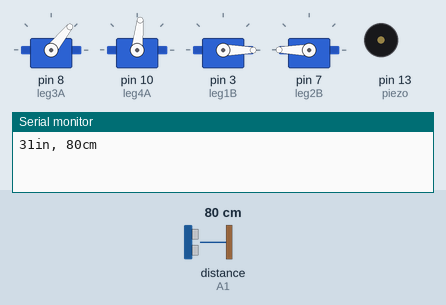
This sketch was run on a simulated Arduino Uno, built with avr-gcc and run on an emulated ATmega328P. Parts: 4 × servo, buzzer (waves = sounding, pin HIGH), the last lines printed to the serial monitor. Wiring (inferred from the names in the program): ultrasonic range finder: trigger A0; echo A1. Inputs (shaded band) come from the test bench; at power-on: distance to the obstacle (sensor on A1) 80 cm. The echo pulse lasts 58.3 µs per cm; pins used as bus, display or sensor lines are not drawn.

Above: at 4.25 s.
7.5 s: distance to the obstacle (sensor on A1) set to 2 cm
At 8.06 s:
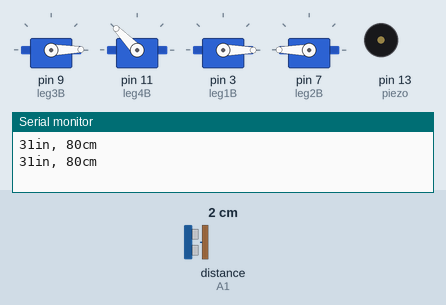
17.4 s: distance to the obstacle (sensor on A1) set to 4 cm
At 18.44 s:
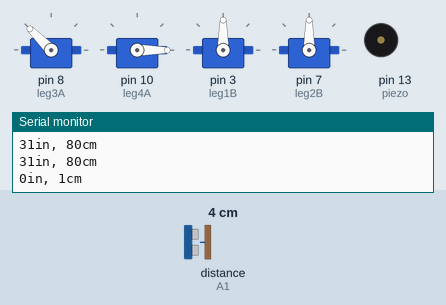
Timing chart, 0 to 29.0 s (numbered marks = the images above; inputs shaded):
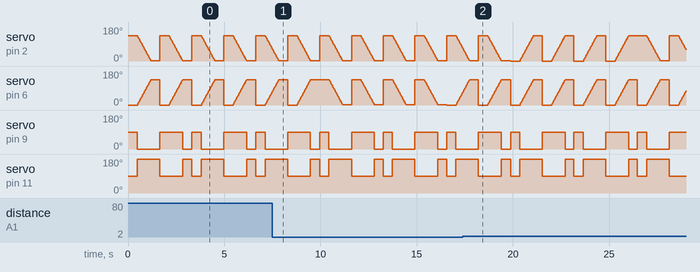

Measured:
- by itself, servo on pin 6 (leg2A): ramps from 0° to 134° and jumps back, once every 1.6 s
- by itself, servo on pin 9 (leg3B): repeats every 3.3 s: 0° 0.48 s, 90° 0.47 s, 0° 1.2 s, 90° 1.2 s
- by itself, servo on pin 11 (leg4B): repeats every 3.3 s: 180° 0.48 s, 90° 0.47 s, 180° 1.2 s, 90° 1.2 s

The sketch:

Hank.ino
```cpp
#include <Servo.h>

const int trigPin = A0;
const int echoPin = A1;
const int leg1A = 2;
const int leg1B = 3;
const int leg2A = 6;
const int leg2B = 7;
const int leg3A = 8;
const int leg3B = 9;
const int leg4A = 10;
const int leg4B = 11;

int piezo = 13;
Servo fan;
Servo a;
Servo b;
Servo c;
Servo d;
String choice = "right";

long duration, inches, cm;
void setup(){
  // initialize serial communication:
  Serial.begin(9600);
  pinMode(piezo, OUTPUT);
  fan.write(180);
}

void loop(){
  digitalWrite(piezo, LOW);
  forward();
  microDelay(10);
  scan();
  if(cm < 30){
    if(choice == "right"){
      left();
      left();
      choice = "left";
    } else{
      right();
      right();
      choice = "right";
    }
  }
}

void scan(){

  // establish variables for duration of the ping,
  // and the distance result in inches and centimeters:

  // The sensor is triggered by a HIGH pulse of 10 or more microseconds.
  // Give a short LOW pulse beforehand to ensure a clean HIGH pulse:
  pinMode(trigPin, OUTPUT);
  digitalWrite(trigPin, LOW);
  delayMicroseconds(2);
  digitalWrite(trigPin, HIGH);
  delayMicroseconds(10);
  digitalWrite(trigPin, LOW);

  // Read the signal from the sensor: a HIGH pulse whose
  // duration is the time (in microseconds) from the sending
  // of the ping to the reception of its echo off of an object.
  pinMode(echoPin, INPUT);
  duration = pulseIn(echoPin, HIGH);

  // convert the time into a distance
  inches = microsecondsToInches(duration);
  cm = microsecondsToCentimeters(duration);

  Serial.print(inches);
  Serial.print("in, ");
  Serial.print(cm);
  Serial.print("cm");
  Serial.println();
}

void forward(){
  int dl = 5;
  int mx = 180;
  a.attach(leg1A);
  b.attach(leg2A);
  c.attach(leg3B);
  d.attach(leg4B);
  for(int x = 0; x < 90; x ++){
    a.write(135);
    b.write(0);
    c.write(90);
    d.write(90);
    delay(dl);
  }
//  delay(1000);
  a.detach();
  b.detach();
  c.detach();
  d.detach();
  a.attach(leg3A);
  b.attach(leg4A);
  c.attach(leg1B);
  d.attach(leg2B);
  for(int x = 0; x < 135; x ++){
    a.write(135 - x);
    b.write(x);
    c.write(0);
    d.write(180);
    delay(dl);
  }
//  delay(500);
  a.detach();
  b.detach();
  a.attach(leg3B);
  b.attach(leg4B);
  for(int x = 0; x < 90; x ++){
    c.write(0);
    d.write(180);
    delay(dl);
  }
  a.detach();
  b.detach();
  c.detach();
  d.detach();
  a.attach(leg3A);
  b.attach(leg4A);
  c.attach(leg1B);
  d.attach(leg2B);
  for(int x = 0; x < 90; x ++){
    a.write(135);
    b.write(0);
    c.write(90);
    d.write(90);
    delay(dl);
  }
//  delay(1000);
  a.detach();
  b.detach();
  c.detach();
  d.detach();
  a.attach(leg1A);
  b.attach(leg2A);
  c.attach(leg3B);
  d.attach(leg4B);
  for(int x = 0; x < 135; x ++){
    a.write(135 - x);
    b.write(x);
    c.write(90);
    d.write(90);
    delay(dl);
  }
//  delay(500);
  c.detach();
  d.detach();
  c.attach(leg1B);
  d.attach(leg2B);
  for(int x = 0; x < 90; x ++){
    c.write(0);
    d.write(180);
    delay(dl);
  }
  a.detach();
  b.detach();
  c.detach();
  d.detach();
}

void right(){
  int dl = 5;
  int mx = 180;
  a.attach(leg1A);
  b.attach(leg2A);
  c.attach(leg3B);
  d.attach(leg4B);
  for(int x = 0; x < 90; x ++){
    a.write(0);
    b.write(0);
    c.write(90);
    d.write(90);
    delay(dl);
  }
//  delay(1000);
  a.detach();
  b.detach();
  c.detach();
  d.detach();
  a.attach(leg3A);
  b.attach(leg4A);
  c.attach(leg1B);
  d.attach(leg2B);
  for(int x = 0; x < 135; x ++){
    a.write(x);
    b.write(x);
    c.write(0);
    d.write(180);
    delay(dl);
  }
//  delay(500);
  a.detach();
  b.detach();
  a.attach(leg3B);
  b.attach(leg4B);
  for(int x = 0; x < 90; x ++){
    c.write(0);
    d.write(180);
    delay(dl);
  }
  a.detach();
  b.detach();
  c.detach();
  d.detach();
  a.attach(leg3A);
  b.attach(leg4A);
  c.attach(leg1B);
  d.attach(leg2B);
  for(int x = 0; x < 90; x ++){
    a.write(0);
    b.write(0);
    c.write(90);
    d.write(90);
    delay(dl);
  }
//  delay(1000);
  a.detach();
  b.detach();
  c.detach();
  d.detach();
  a.attach(leg1A);
  b.attach(leg2A);
  c.attach(leg3B);
  d.attach(leg4B);
  for(int x = 0; x < 135; x ++){
    a.write(x);
    b.write(x);
    c.write(90);
    d.write(90);
    delay(dl);
  }
//  delay(500);
  c.detach();
  d.detach();
  c.attach(leg1B);
  d.attach(leg2B);
  for(int x = 0; x < 90; x ++){
    c.write(0);
    d.write(180);
    delay(dl);
  }
  a.detach();
  b.detach();
  c.detach();
  d.detach();
}

void left(){
  int dl = 5;
  int mx = 180;
  a.attach(leg1A);
  b.attach(leg2A);
  c.attach(leg3B);
  d.attach(leg4B);
  for(int x = 0; x < 90; x ++){
    a.write(135);
    b.write(135);
    c.write(90);
    d.write(90);
    delay(dl);
  }
//  delay(1000);
  a.detach();
  b.detach();
  c.detach();
  d.detach();
  a.attach(leg3A);
  b.attach(leg4A);
  c.attach(leg1B);
  d.attach(leg2B);
  for(int x = 0; x < 135; x ++){
    a.write(135 - x);
    b.write(135 - x);
    c.write(0);
    d.write(180);
    delay(dl);
  }
//  delay(500);
  a.detach();
  b.detach();
  a.attach(leg3B);
  b.attach(leg4B);
  for(int x = 0; x < 90; x ++){
    c.write(0);
    d.write(180);
    delay(dl);
  }
  a.detach();
  b.detach();
  c.detach();
  d.detach();
  a.attach(leg3A);
  b.attach(leg4A);
  c.attach(leg1B);
  d.attach(leg2B);
  for(int x = 0; x < 90; x ++){
    a.write(135);
    b.write(135);
    c.write(90);
    d.write(90);
    delay(dl);
  }
//  delay(1000);
  a.detach();
  b.detach();
  c.detach();
  d.detach();
  a.attach(leg1A);
  b.attach(leg2A);
  c.attach(leg3B);
  d.attach(leg4B);
  for(int x = 0; x < 135; x ++){
    a.write(135 - x);
    b.write(135 - x);
    c.write(90);
    d.write(90);
    delay(dl);
  }
//  delay(500);
  c.detach();
  d.detach();
  c.attach(leg1B);
  d.attach(leg2B);
  for(int x = 0; x < 90; x ++){
    c.write(0);
    d.write(180);
    delay(dl);
  }
  a.detach();
  b.detach();
  c.detach();
  d.detach();
}


long microsecondsToInches(long microseconds)
{
  // According to Parallax's datasheet for the PING))), there are
  // 73.746 microseconds per inch (i.e. sound travels at 1130 feet per
  // second).  This gives the distance travelled by the ping, outbound
  // and return, so we divide by 2 to get the distance of the obstacle.
  // See: http://www.parallax.com/dl/docs/prod/acc/28015-PING-v1.3.pdf
  return microseconds / 74 / 2;
}

long microsecondsToCentimeters(long microseconds)
{
  // The speed of sound is 340 m/s or 29 microseconds per centimeter.
  // The ping travels out and back, so to find the distance of the
  // object we take half of the distance travelled.
  return microseconds / 29 / 2;
}

void microDelay(int additionaltime){
  delay(10 + additionaltime);
}
```
